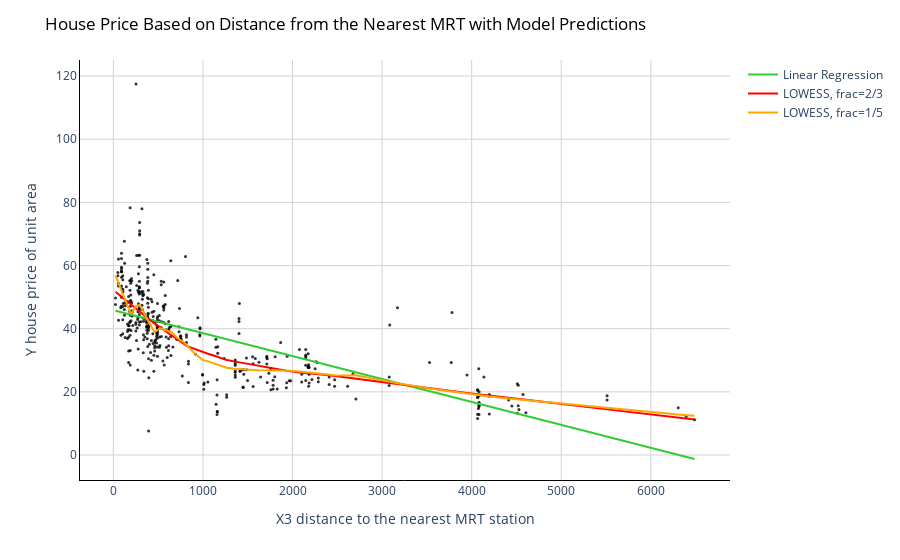

The code cell stored with this chart in its notebook:
### Code cell
# Create a scatter plot
fig = px.scatter(
    df,
    x=df["X3 distance to the nearest MRT station"],
    y=df["Y house price of unit area"],
    opacity=0.8,
    color_discrete_sequence=["black"],
)

# Add the prediction line
fig.add_traces(
    go.Scatter(
        x=x_range, y=y_range, name="Linear Regression", line=dict(color="limegreen")
    )
)
fig.add_traces(
    go.Scatter(
        x=y_hat1[:, 0], y=y_hat1[:, 1], name="LOWESS, frac=2/3", line=dict(color="red")
    )
)
fig.add_traces(
    go.Scatter(
        x=y_hat2[:, 0],
        y=y_hat2[:, 1],
        name="LOWESS, frac=1/5",
        line=dict(color="orange"),
    )
)

# Change chart background color
fig.update_layout(dict(plot_bgcolor="white"))

# Update axes lines
fig.update_xaxes(
    showgrid=True,
    gridwidth=1,
    gridcolor="lightgrey",
    zeroline=True,
    zerolinewidth=1,
    zerolinecolor="lightgrey",
    showline=True,
    linewidth=1,
    linecolor="black",
)

fig.update_yaxes(
    showgrid=True,
    gridwidth=1,
    gridcolor="lightgrey",
    zeroline=True,
    zerolinewidth=1,
    zerolinecolor="lightgrey",
    showline=True,
    linewidth=1,
    linecolor="black",
)

# Set figure title
fig.update_layout(
    title=dict(
        text="House Price Based on Distance from the Nearest MRT with Model Predictions",
        font=dict(color="black"),
    )
)

# Update marker size
fig.update_traces(marker=dict(size=3))

fig.show()

### Figure 1 — Plotly figure (JSON) as saved in the notebook; plotly's stock layout.template omitted (floating-point values rounded to 4 significant figures; data arrays with more than 128 entries replaced by an {"elided": "..."} marker saying what was removed)
{"data": [{"hovertemplate": "X3 distance to the nearest MRT station=%{x}<br>Y house price of unit area=%{y}<extra></extra>", "legendgroup": "", "marker": {"color": "black", "opacity": 0.8, "size": 3, "symbol": "circle"}, "mode": "markers", "name": "", "orientation": "v", "showlegend": false, "type": "scatter", "x": {"elided": "414 float values"}, "xaxis": "x", "y": {"elided": "414 float values"}, "yaxis": "y"}, {"line": {"color": "limegreen"}, "marker": {"size": 3}, "name": "Linear Regression", "type": "scatter", "x": [23.38, 363.6, 703.9, 1044.0, 1384.0, 1725.0, 2065.0, 2405.0, 2745.0, 3086.0, 3426.0, 3766.0, 4106.0, 4447.0, 4787.0, 5127.0, 5467.0, 5808.0, 6148.0, 6488.0], "y": [45.68, 43.21, 40.74, 38.27, 35.8, 33.33, 30.86, 28.39, 25.91, 23.44, 20.97, 18.5, 16.03, 13.56, 11.09, 8.619, 6.148, 3.677, 1.206, -1.265]}, {"line": {"color": "red"}, "marker": {"size": 3}, "name": "LOWESS, frac=2/3", "type": "scatter", "x": {"elided": "414 float values"}, "y": {"elided": "414 float values"}}, {"line": {"color": "orange"}, "marker": {"size": 3}, "name": "LOWESS, frac=1/5", "type": "scatter", "x": {"elided": "414 float values"}, "y": {"elided": "414 float values"}}], "layout": {"legend": {"tracegroupgap": 0}, "margin": {"t": 60}, "plot_bgcolor": "white", "title": {"font": {"color": "black"}, "text": "House Price Based on Distance from the Nearest MRT with Model Predictions"}, "xaxis": {"anchor": "y", "domain": [0, 1], "gridcolor": "lightgrey", "gridwidth": 1, "linecolor": "black", "linewidth": 1, "showgrid": true, "showline": true, "title": {"text": "X3 distance to the nearest MRT station"}, "zeroline": true, "zerolinecolor": "lightgrey", "zerolinewidth": 1}, "yaxis": {"anchor": "x", "domain": [0, 1], "gridcolor": "lightgrey", "gridwidth": 1, "linecolor": "black", "linewidth": 1, "showgrid": true, "showline": true, "title": {"text": "Y house price of unit area"}, "zeroline": true, "zerolinecolor": "lightgrey", "zerolinewidth": 1}}}
